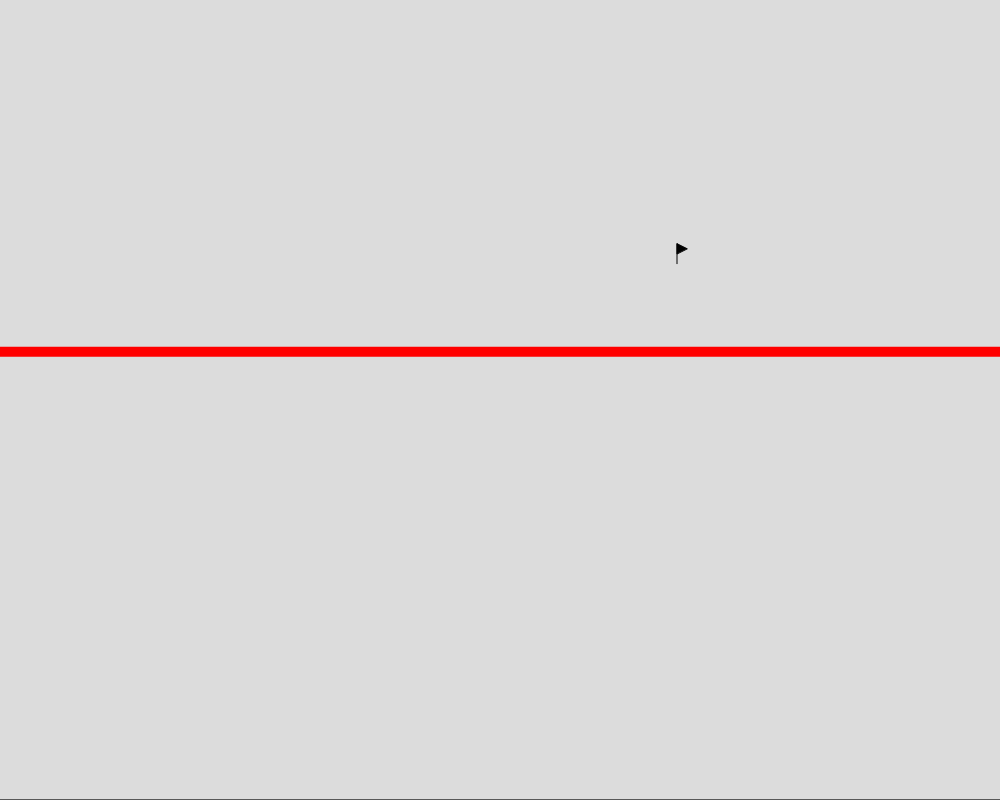
Frame 1 (no input)
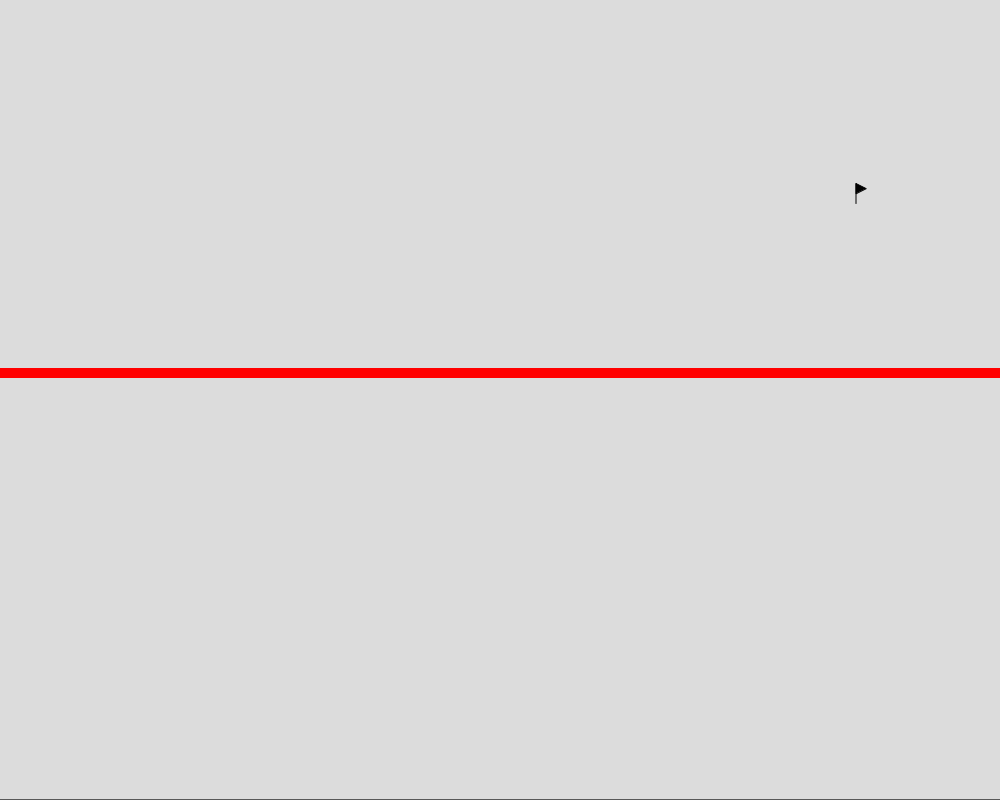
Frame 60 (no input)
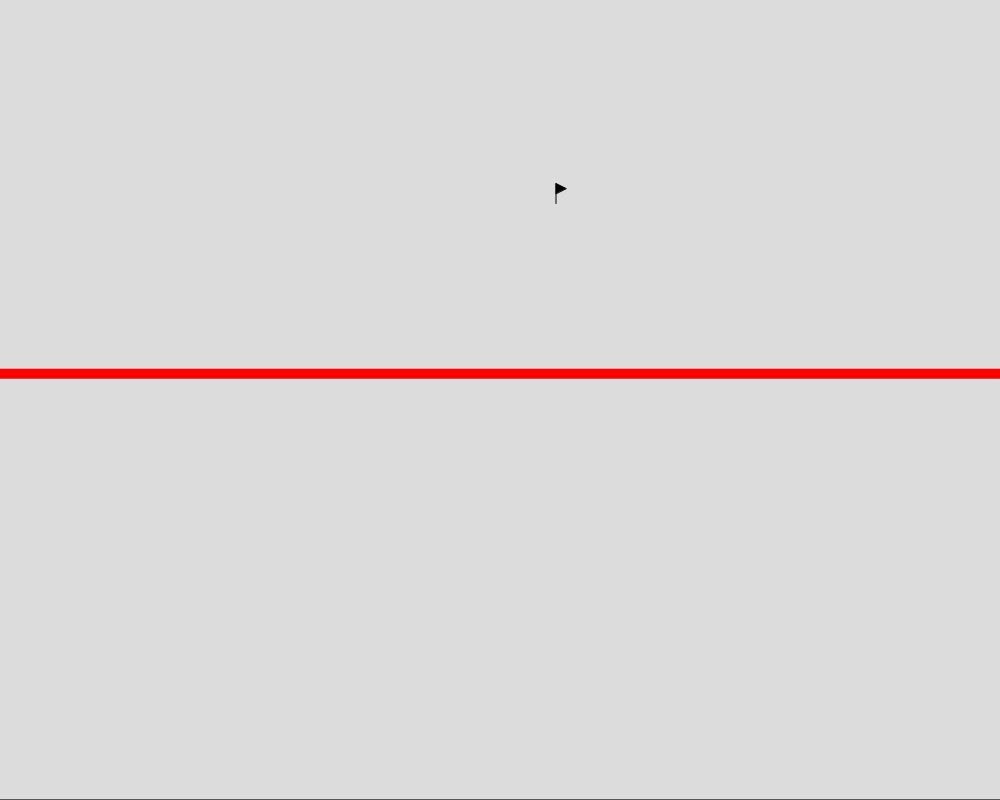
Frame 120 (the mouse pressed at the canvas centre since frame 60)

The p5.js sketch that drew these frames (run headless with seeded random() and noise() and a simulated clock; from frame 60 on, the mouse is pressed at the canvas centre):

// p5.js sketch
// ── sketch.js
// Perlin Noise Project
// Adela Chen
// March 4th 2026
//
// Extra for Experts:
// - describe what you did to take this project "above and beyond"


let wid = 1;

let noiseTime = 12, noiseSpeed = 0.01;
let min = 0, max = 750;
function setup() {
  createCanvas(1000, 800);
  fill(0)
  // noLoop();
}

let offset = 0;

function generateTerrain() {
  //using a loop, construct a number
  //of side byside rectangles of 
  //random heigt, to be 2D terrain

  noiseTime = 12 + offset;
  offset += 0.05;

  // variables for heighest point
  let heighestY = 0;
  let heighestX = 0;

  // variables for all the values
  let total = 0;
  let count = 0;

  for (x = 0; x <= width; x += wid) {
    // generate noise() rectangle(negative height)

    let hei = noise(noiseTime);
    hei = map(hei, 0, 1, min, max);//mapping height

    strokeWeight(1);
    stroke("black");
    rect(x, height, wid, hei * -1);//draw the ractangles

    noiseTime += noiseSpeed;



    if (hei >= heighestY) {//find the heighest Y value
      heighestY = hei;
      heighestX = x;
    }

    total += hei;//total height
    count++;

  }

  let averageY = total / count;// calculate average
  strokeWeight(10);
  stroke("red");
  line(0, averageY, 1000, averageY);// draw the average line

  if (keyIsDown(37)) {//left arrow
    wid -= 1;
  } else if (keyIsDown(39)) {//right arrow
    wid += 1;
  }
  strokeWeight(1);
  stroke("black");

  wid = constrain(wid, 1, 50);// limit the width 
  // so it won't get stucked
  drawFlag(heighestX, 800 - heighestY);

}

function drawFlag(x, y) {

  line(x, y, x, y - 20);
  triangle(x, y - 10, x, y - 20, x + 10, y - 15);

}



function draw() {
  background(220);
  // frameRate(0);
  generateTerrain();

}
